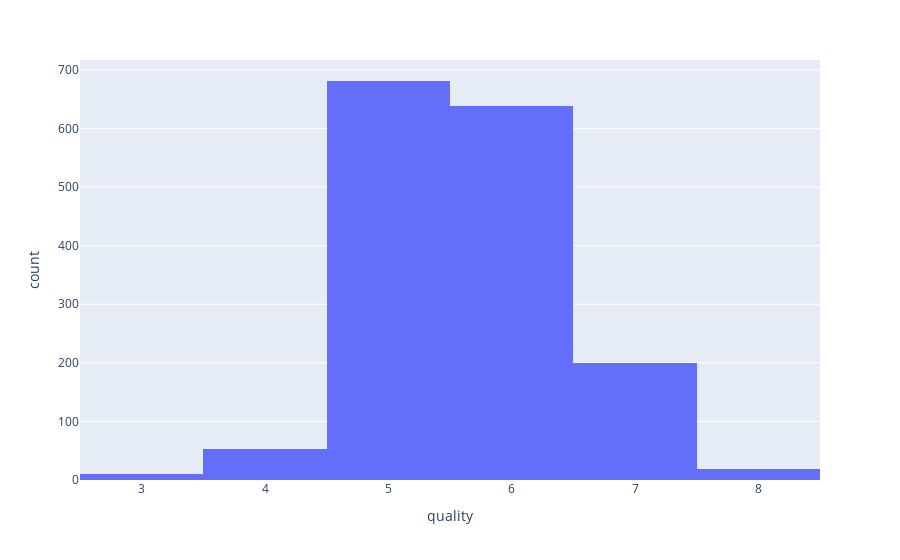

Source (notebook cell):
### Markdown cell above
# Exploring Variables

### Code cell
# Histogram for the 'quality' variable making sure there is enough good quality wine
fig = px.histogram(wine,x='quality')
fig.show()
plt.savefig("Histogram.png")

### Figure 1 — Plotly figure (JSON) as saved in the notebook; plotly's stock layout.template omitted (floating-point values rounded to 4 significant figures; data arrays with more than 128 entries replaced by an {"elided": "..."} marker saying what was removed)
{"data": [{"alignmentgroup": "True", "bingroup": "x", "hoverlabel": {"namelength": 0}, "hovertemplate": "quality=%{x}<br>count=%{y}", "legendgroup": "", "marker": {"color": "#636efa"}, "name": "", "offsetgroup": "", "orientation": "v", "showlegend": false, "type": "histogram", "x": {"elided": "1599 int values"}, "xaxis": "x", "yaxis": "y"}], "layout": {"barmode": "relative", "legend": {"tracegroupgap": 0}, "margin": {"t": 60}, "xaxis": {"anchor": "y", "domain": [0, 1], "title": {"text": "quality"}}, "yaxis": {"anchor": "x", "domain": [0, 1], "title": {"text": "count"}}}}
